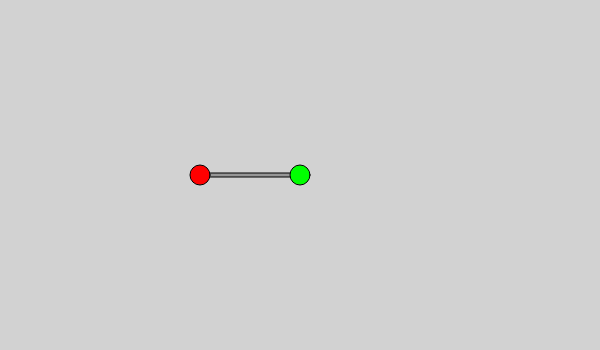
Frame 1 (no input)
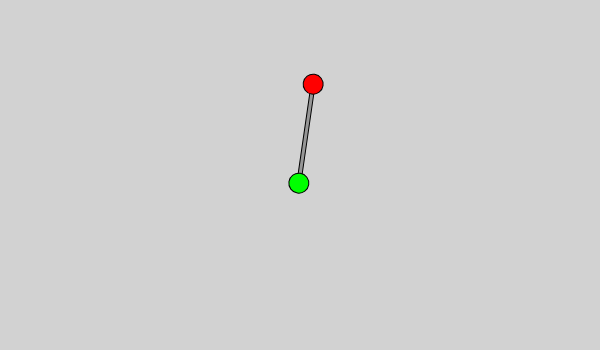
Frame 60 (no input)
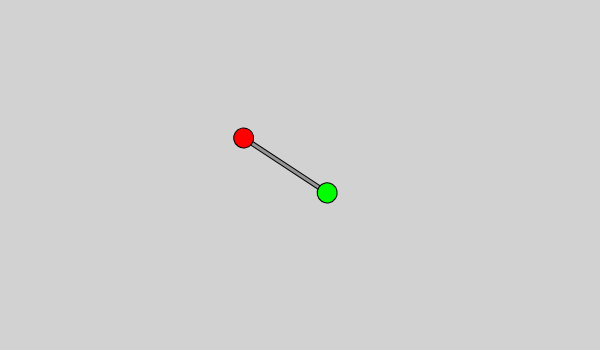
Frame 120 (the mouse pressed at the canvas centre since frame 60)

The p5.js sketch that drew these frames (run headless with seeded random() and noise() and a simulated clock; from frame 60 on, the mouse is pressed at the canvas centre):

// p5.js sketch
// ── sketch.js
// The Nature of Code
// Daniel Platt
// Chapter: 
let angle = 0
let velocity = 0.2;
let accel = 4; // 4 rads / second
let xAxisOffset;
let dZAxis = 0.01;
let deltaTime = 0;
let lastTime = 0;

function setup() {
  frameRate(30);
  createCanvas(600, 350);
  xAxisOffset = -50;
  lastTime = millis()
}

function draw() {
  background(210);

  // Handle deltaTime
  let now = millis();
  deltaTime = (now - lastTime) / 1000;
  lastTime = now;

  // Translate to center of page
  translate(width/2, height/2);
  rotate(angle)
  // tranlsate again after rotation. This moves the drawing aaong the x axis
  translate(xAxisOffset, 0);
  fill(150);
  rect(-50, -2, 100, 4);
  fill(255, 0, 0);
  circle(-50, 0, 20);
  fill(0, 255, 0);
  circle(50, 0, 20);

  // Update Parameters
  angle += velocity * deltaTime;
  velocity += accel * deltaTime;
  xAxisOffset += velocity * deltaTime;

  if (Math.abs(velocity) > 20) {
    accel *= -1;
  }

  
}

// ── mover.js
// The nature of Code
// Daniel Platt
// Mover Class:
//    Draws a ball that moves around the space and is bounded by the boundaries
class Mover {
  constructor(x,y, mass, velocity) {
    this.position = createVector(x, y);
    this.velocity = velocity;
    this.acceleration = createVector(0,0);
    this.radius = mass * 4;
    this.mass = mass;
    this.color = [200, map(this.mass, 0, 10, 0, 255), 250];
  }
  applyForce(force) {
    this.acceleration.add(p5.Vector.div(force,this.mass));
  }
  update() {
    this.velocity.add(this.acceleration);
    this.position.add(this.velocity);
    // clear acceleration vector after applied
    this.acceleration.mult(0);

  }
  show() {
    fill(this.color[0], this.color[1], this.color[2], 200 );
    stroke(50);
    strokeWeight(1);
    // circle(this.position.x, this.position.y, this.radius * 2);
    circle(this.position.x, this.position.y, this.radius);
  }
  attract(mover) {
    // calculate direction of force
    let force = p5.Vector.sub(this.position, mover.position);
    let distance = force.mag();
    // limit the distance to eliminate extreme results
    distance = constrain(distance, 5, 50);
    // calc grav force
    let strength = (gravConst * this.mass * mover.mass) / (distance * distance);
    force.setMag(strength);
    return force;
  }
}
